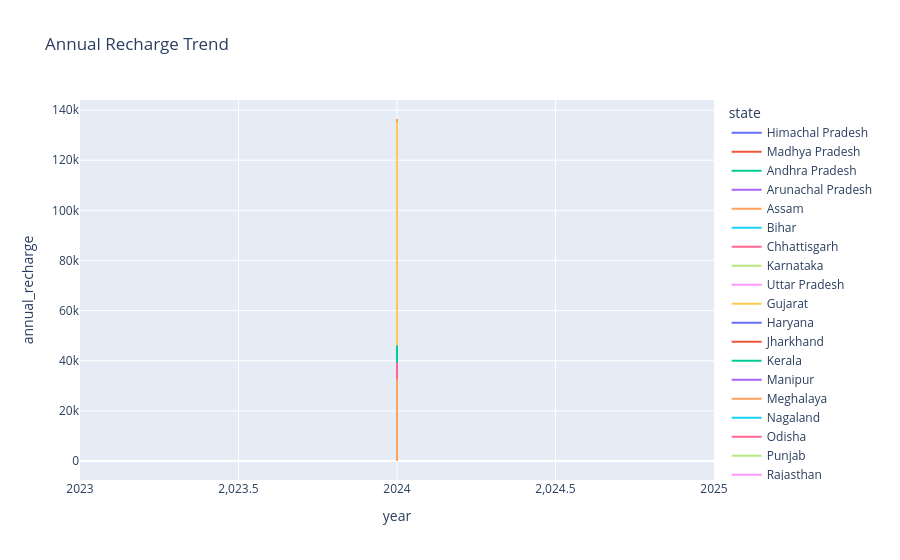

The notebook cell this image was saved under:
### Code cell
fig = px.line(df, x="year", y="annual_recharge", color="state",
            title="Annual Recharge Trend")
fig.show()

### Figure 1 — Plotly figure (JSON) as saved in the notebook; plotly's stock layout.template omitted (floating-point values rounded to 4 significant figures)
{"data": [{"hovertemplate": "state=Himachal Pradesh<br>year=%{x}<br>annual_recharge=%{y}<extra></extra>", "legendgroup": "Himachal Pradesh", "line": {"color": "#636efa", "dash": "solid"}, "marker": {"symbol": "circle"}, "mode": "lines", "name": "Himachal Pradesh", "orientation": "v", "showlegend": true, "type": "scatter", "x": [2024], "xaxis": "x", "y": [0.61], "yaxis": "y"}, {"hovertemplate": "state=Madhya Pradesh<br>year=%{x}<br>annual_recharge=%{y}<extra></extra>", "legendgroup": "Madhya Pradesh", "line": {"color": "#EF553B", "dash": "solid"}, "marker": {"symbol": "circle"}, "mode": "lines", "name": "Madhya Pradesh", "orientation": "v", "showlegend": true, "type": "scatter", "x": [2024, 2024, 2024, 2024], "xaxis": "x", "y": [27.0, 317.0, 33990.0, 317.0], "yaxis": "y"}, {"hovertemplate": "state=Andhra Pradesh<br>year=%{x}<br>annual_recharge=%{y}<extra></extra>", "legendgroup": "Andhra Pradesh", "line": {"color": "#00cc96", "dash": "solid"}, "marker": {"symbol": "circle"}, "mode": "lines", "name": "Andhra Pradesh", "orientation": "v", "showlegend": true, "type": "scatter", "x": [2024, 2024, 2024, 2024, 2024, 2024, 2024, 2024, 2024, 2024, 2024, 2024, 2024, 2024, 2024, 2024, 2024, 2024, 2024, 2024, 2024, 2024, 2024, 2024, 2024, 2024, 2024, 2024, 2024, 2024, 2024, 2024, 2024, 2024, 2024, 2024, 2024, 2024, 2024, 2024, 2024, 2024, 2024, 2024, 2024, 2024, 2024, 2024, 2024, 2024, 2024, 2024, 2024, 2024, 2024, 2024, 2024, 2024, 2024, 2024, 2024, 2024, 2024, 2024, 2024, 2024, 2024, 2024, 2024, 2024, 2024, 2024, 2024, 2024, 2024, 2024, 2024, 2024, 2024, 2024, 2024, 2024], "xaxis": "x", "y": [43960.0, 22440.0, 40990.0, 44600.0, 23320.0, 55200.0, 25370.0, 50680.0, 12410.0, 16660.0, 15930.0, 18160.0, 38340.0, 20780.0, 22650.0, 25660.0, 63970.0, 68350.0, 43080.0, 34590.0, 81370.0, 7995.0, 25000.0, 12010.0, 57100.0, 43960.0, 22440.0, 40990.0, 44600.0, 23320.0, 55200.0, 25370.0, 50680.0, 12410.0, 16660.0, 15930.0, 18160.0, 38340.0, 20780.0, 22650.0, 25660.0, 63970.0, 68350.0, 43080.0, 34590.0, 81370.0, 7995.0, 25000.0, 12010.0, 57100.0, 32.0, 28.0, 36.0, 32.0, 31.0, 19.0, 26.0, 38.0, 11.0, 30.0, 1159.0, 822.4, 859.0, 1019.0, 640.8, 964.0, 934.2, 1871.0, 1139.0, 119.9, 1019.0, 9953.0, 7636.0, 6517.0, 8808.0, 9465.0, 6005.0, 2546.0, 7522.0, 11380.0, 1002.0, 6661.0], "yaxis": "y"}, {"hovertemplate": "state=Arunachal Pradesh<br>year=%{x}<br>annual_recharge=%{y}<extra></extra>", "legendgroup": "Arunachal Pradesh", "line": {"color": "#ab63fa", "dash": "solid"}, "marker": {"symbol": "circle"}, "mode": "lines", "name": "Arunachal Pradesh", "orientation": "v", "showlegend": true, "type": "scatter", "x": [2024, 2024, 2024, 2024, 2024, 2024, 2024, 2024, 2024, 2024, 2024, 2024, 2024, 2024, 2024, 2024, 2024, 2024, 2024, 2024, 2024, 2024], "xaxis": "x", "y": [16680.0, 8568.0, 60260.0, 63800.0, 42860.0, 2263.0, 8264.0, 6079.0, 141.5, 2343.0, 4445.0, 16680.0, 8568.0, 60260.0, 63800.0, 42860.0, 2263.0, 8264.0, 6079.0, 141.5, 2343.0, 4445.0], "yaxis": "y"}, {"hovertemplate": "state=Assam<br>year=%{x}<br>annual_recharge=%{y}<extra></extra>", "legendgroup": "Assam", "line": {"color": "#FFA15A", "dash": "solid"}, "marker": {"symbol": "circle"}, "mode": "lines", "name": "Assam", "orientation": "v", "showlegend": true, "type": "scatter", "x": [2024, 2024, 2024, 2024, 2024, 2024, 2024, 2024, 2024, 2024, 2024, 2024, 2024, 2024, 2024, 2024, 2024, 2024, 2024, 2024, 2024, 2024, 2024, 2024, 2024, 2024, 2024, 2024, 2024, 2024, 2024, 2024, 2024, 2024, 2024, 2024, 2024, 2024, 2024, 2024, 2024, 2024, 2024, 2024, 2024, 2024, 2024, 2024, 2024, 2024, 2024, 2024, 2024, 2024], "xaxis": "x", "y": [108600.0, 59080.0, 37420.0, 64340.0, 83300.0, 41120.0, 105000.0, 82310.0, 108800.0, 43720.0, 57220.0, 77430.0, 19090.0, 80770.0, 62610.0, 13360.0, 105900.0, 40450.0, 136400.0, 86990.0, 35860.0, 99590.0, 23860.0, 78660.0, 131600.0, 111800.0, 49340.0, 108600.0, 59080.0, 37420.0, 64340.0, 83300.0, 41120.0, 105000.0, 82310.0, 108800.0, 43720.0, 57220.0, 77430.0, 19090.0, 80770.0, 62610.0, 13360.0, 105900.0, 40450.0, 136400.0, 86990.0, 35860.0, 99590.0, 23860.0, 78660.0, 131600.0, 111800.0, 49340.0], "yaxis": "y"}, {"hovertemplate": "state=Bihar<br>year=%{x}<br>annual_recharge=%{y}<extra></extra>", "legendgroup": "Bihar", "line": {"color": "#19d3f3", "dash": "solid"}, "marker": {"symbol": "circle"}, "mode": "lines", "name": "Bihar", "orientation": "v", "showlegend": true, "type": "scatter", "x": [2024, 2024, 2024, 2024, 2024, 2024, 2024, 2024, 2024, 2024, 2024, 2024, 2024, 2024, 2024, 2024, 2024, 2024, 2024, 2024, 2024, 2024, 2024, 2024, 2024, 2024, 2024, 2024, 2024, 2024, 2024, 2024, 2024, 2024, 2024, 2024, 2024, 2024, 2024, 2024, 2024, 2024, 2024, 2024, 2024, 2024, 2024, 2024, 2024, 2024, 2024, 2024, 2024, 2024, 2024, 2024, 2024, 2024, 2024, 2024, 2024, 2024, 2024, 2024, 2024, 2024, 2024, 2024, 2024, 2024, 2024, 2024, 2024, 2024, 2024, 2024, 2024, 2024, 2024, 2024, 2024, 2024, 2024, 2024, 2024, 2024, 2024, 2024, 2024, 2024, 2024, 2024, 2024, 2024, 2024, 2024, 2024, 2024, 2024], "xaxis": "x", "y": [76580.0, 10590.0, 49120.0, 43840.0, 44250.0, 58340.0, 48000.0, 30620.0, 55270.0, 90480.0, 92460.0, 46160.0, 34130.0, 17560.0, 49700.0, 82630.0, 39660.0, 53510.0, 21470.0, 38610.0, 77160.0, 26110.0, 74410.0, 45990.0, 46360.0, 75610.0, 68380.0, 42340.0, 67880.0, 12610.0, 11890.0, 50260.0, 45040.0, 50500.0, 76580.0, 10590.0, 49120.0, 43840.0, 44250.0, 58340.0, 48000.0, 30620.0, 55270.0, 90480.0, 92460.0, 46160.0, 34130.0, 17560.0, 49700.0, 82630.0, 39660.0, 53510.0, 21470.0, 38610.0, 77160.0, 26110.0, 74410.0, 45990.0, 46360.0, 75610.0, 68380.0, 42340.0, 67880.0, 12610.0, 11890.0, 50260.0, 45040.0, 50500.0, 74760.0, 74760.0, 19.0, 20.0, 6.0, 16.0, 9.0, 506.8, 625.7, 749.0, 789.7, 1195.0, 297.1, 1120.0, 580.0, 982.2, 1065.0, 804.3, 163.3, 730.9, 1126.0, 1891.0, 2457.0, 2980.0, 2275.0, 4910.0, 932.6, 3043.0, 2316.0, 3201.0, 9502.0], "yaxis": "y"}, {"hovertemplate": "state=Chhattisgarh<br>year=%{x}<br>annual_recharge=%{y}<extra></extra>", "legendgroup": "Chhattisgarh", "line": {"color": "#FF6692", "dash": "solid"}, "marker": {"symbol": "circle"}, "mode": "lines", "name": "Chhattisgarh", "orientation": "v", "showlegend": true, "type": "scatter", "x": [2024, 2024, 2024, 2024, 2024, 2024, 2024, 2024, 2024, 2024, 2024, 2024, 2024, 2024, 2024, 2024, 2024, 2024, 2024, 2024, 2024, 2024, 2024, 2024, 2024, 2024, 2024, 2024, 2024, 2024, 2024, 2024, 2024, 2024, 2024, 2024, 2024, 2024, 2024, 2024, 2024, 2024, 2024, 2024, 2024, 2024, 2024, 2024, 2024, 2024, 2024, 2024, 2024, 2024, 2024, 2024, 2024, 2024, 2024, 2024, 2024, 2024, 2024, 2024, 2024, 2024, 2024, 2024, 2024, 2024, 2024, 2024, 2024, 2024, 2024, 2024, 2024], "xaxis": "x", "y": [16830.0, 46090.0, 21990.0, 20990.0, 14510.0, 22770.0, 32690.0, 55430.0, 47010.0, 28570.0, 16830.0, 46090.0, 21990.0, 20990.0, 14510.0, 22770.0, 32690.0, 55430.0, 47010.0, 28570.0, 31650.0, 26930.0, 27870.0, 65830.0, 86600.0, 27970.0, 31650.0, 26930.0, 27870.0, 65830.0, 86600.0, 27970.0, 60830.0, 60830.0, 5.0, 4.0, 4.0, 3.0, 5.0, 4.0, 7.0, 5.0, 6.0, 4.0, 4.0, 4.0, 8.0, 11.0, 7.0, 358.7, 464.7, 616.6, 390.7, 337.7, 657.3, 658.3, 938.2, 414.5, 282.4, 369.9, 837.9, 1017.0, 376.3, 2615.0, 3176.0, 2487.0, 2320.0, 2631.0, 4240.0, 1490.0, 4597.0, 2516.0, 2942.0, 4622.0, 7904.0, 8848.0, 4746.0], "yaxis": "y"}, {"hovertemplate": "state=Karnataka<br>year=%{x}<br>annual_recharge=%{y}<extra></extra>", "legendgroup": "Karnataka", "line": {"color": "#B6E880", "dash": "solid"}, "marker": {"symbol": "circle"}, "mode": "lines", "name": "Karnataka", "orientation": "v", "showlegend": true, "type": "scatter", "x": [2024, 2024, 2024, 2024, 2024, 2024, 2024, 2024, 2024, 2024, 2024, 2024, 2024, 2024, 2024, 2024, 2024, 2024, 2024, 2024, 2024, 2024, 2024, 2024, 2024, 2024, 2024, 2024, 2024, 2024, 2024, 2024, 2024, 2024, 2024, 2024, 2024, 2024, 2024, 2024, 2024, 2024, 2024], "xaxis": "x", "y": [49860.0, 49860.0, 19610.0, 13980.0, 45540.0, 30730.0, 22000.0, 54470.0, 15010.0, 12350.0, 29840.0, 17340.0, 18980.0, 16710.0, 19110.0, 26040.0, 43390.0, 19610.0, 13980.0, 45540.0, 30730.0, 22000.0, 54470.0, 15010.0, 12350.0, 29840.0, 17340.0, 18980.0, 16710.0, 19110.0, 26040.0, 43390.0, 53350.0, 53350.0, 588.1, 1087.0, 337.6, 553.9, 298.8, 515.2, 586.5, 649.8, 713.5], "yaxis": "y"}, {"hovertemplate": "state=Uttar Pradesh<br>year=%{x}<br>annual_recharge=%{y}<extra></extra>", "legendgroup": "Uttar Pradesh", "line": {"color": "#FF97FF", "dash": "solid"}, "marker": {"symbol": "circle"}, "mode": "lines", "name": "Uttar Pradesh", "orientation": "v", "showlegend": true, "type": "scatter", "x": [2024, 2024, 2024, 2024, 2024, 2024, 2024, 2024, 2024, 2024, 2024, 2024, 2024, 2024, 2024, 2024, 2024, 2024, 2024, 2024, 2024, 2024, 2024, 2024, 2024, 2024, 2024, 2024, 2024, 2024, 2024, 2024, 2024, 2024, 2024, 2024, 2024, 2024, 2024, 2024, 2024, 2024, 2024, 2024, 2024, 2024, 2024, 2024, 2024, 2024, 2024, 2024, 2024, 2024, 2024, 2024, 2024, 2024, 2024, 2024, 2024, 2024, 2024, 2024, 2024, 2024, 2024, 2024, 2024, 2024, 2024, 2024, 2024, 2024, 2024, 2024, 2024, 2024, 2024, 2024, 2024, 2024, 2024, 2024, 2024, 2024, 2024, 2024, 2024, 2024, 2024, 2024, 2024, 2024, 2024, 2024, 2024, 2024, 2024, 2024, 2024, 2024, 2024, 2024, 2024, 2024, 2024, 2024, 2024, 2024, 2024, 2024, 2024, 2024, 2024, 2024, 2024, 2024, 2024, 2024, 2024, 2024, 2024], "xaxis": "x", "y": [20160.0, 20160.0, 55500.0, 55500.0, 15440.0, 15440.0, 37770.0, 47090.0, 52740.0, 40880.0, 27300.0, 50210.0, 77690.0, 82930.0, 54840.0, 49920.0, 77450.0, 72080.0, 64030.0, 43480.0, 30830.0, 31990.0, 15560.0, 58580.0, 77470.0, 72550.0, 22380.0, 64810.0, 68920.0, 32710.0, 24280.0, 42730.0, 26860.0, 31500.0, 16130.0, 37770.0, 47090.0, 52740.0, 40880.0, 27300.0, 50210.0, 77690.0, 82930.0, 54840.0, 49920.0, 77450.0, 72080.0, 64030.0, 43480.0, 30830.0, 31990.0, 15560.0, 58580.0, 77470.0, 72550.0, 22380.0, 64810.0, 68920.0, 32710.0, 24280.0, 42730.0, 26860.0, 31500.0, 16130.0, 41060.0, 35590.0, 26900.0, 40740.0, 71380.0, 64140.0, 47160.0, 85630.0, 38060.0, 88750.0, 22180.0, 96700.0, 15350.0, 49060.0, 65530.0, 28610.0, 4.0, 7.0, 352.0, 1139.0, 1372.0, 514.2, 570.6, 735.6, 400.5, 1192.0, 462.7, 654.3, 761.5, 1454.0, 811.1, 1142.0, 673.6, 912.9, 542.5, 466.3, 766.4, 1295.0, 665.9, 434.4, 956.5, 517.7, 742.9, 2597.0, 5814.0, 3689.0, 4405.0, 1884.0, 2954.0, 3237.0, 3007.0, 3991.0, 1780.0, 1838.0, 4238.0, 3609.0, 2330.0, 4120.0, 4619.0], "yaxis": "y"}, {"hovertemplate": "state=Gujarat<br>year=%{x}<br>annual_recharge=%{y}<extra></extra>", "legendgroup": "Gujarat", "line": {"color": "#FECB52", "dash": "solid"}, "marker": {"symbol": "circle"}, "mode": "lines", "name": "Gujarat", "orientation": "v", "showlegend": true, "type": "scatter", "x": [2024, 2024, 2024, 2024, 2024, 2024, 2024, 2024, 2024, 2024, 2024, 2024, 2024, 2024, 2024, 2024, 2024, 2024, 2024, 2024, 2024, 2024, 2024, 2024, 2024, 2024, 2024, 2024, 2024, 2024, 2024, 2024, 2024, 2024, 2024, 2024, 2024, 2024, 2024, 2024, 2024, 2024, 2024, 2024, 2024, 2024, 2024, 2024, 2024, 2024, 2024, 2024, 2024, 2024, 2024, 2024, 2024, 2024, 2024, 2024], "xaxis": "x", "y": [24720.0, 132100.0, 37200.0, 36700.0, 123300.0, 17690.0, 28190.0, 135200.0, 57340.0, 97850.0, 61890.0, 64530.0, 24720.0, 132100.0, 37200.0, 36700.0, 123300.0, 17690.0, 28190.0, 135200.0, 57340.0, 97850.0, 61890.0, 64530.0, 10.0, 11.0, 4.0, 4.0, 6.0, 6.0, 5.0, 12.0, 8.0, 10.0, 10.0, 9.0, 422.5, 1426.0, 415.5, 418.0, 1362.0, 306.0, 386.9, 1638.0, 761.6, 1345.0, 760.6, 1026.0, 7077.0, 7478.0, 2485.0, 4206.0, 6423.0, 2459.0, 2510.0, 7763.0, 4074.0, 4212.0, 9276.0, 4064.0], "yaxis": "y"}, {"hovertemplate": "state=Haryana<br>year=%{x}<br>annual_recharge=%{y}<extra></extra>", "legendgroup": "Haryana", "line": {"color": "#636efa", "dash": "solid"}, "marker": {"symbol": "circle"}, "mode": "lines", "name": "Haryana", "orientation": "v", "showlegend": true, "type": "scatter", "x": [2024, 2024, 2024, 2024, 2024, 2024, 2024, 2024, 2024, 2024, 2024, 2024, 2024, 2024, 2024, 2024, 2024, 2024, 2024, 2024, 2024, 2024, 2024, 2024, 2024, 2024, 2024, 2024, 2024, 2024, 2024, 2024, 2024, 2024, 2024, 2024, 2024, 2024, 2024, 2024, 2024, 2024], "xaxis": "x", "y": [23440.0, 16340.0, 5804.0, 11980.0, 9806.0, 22240.0, 13550.0, 19300.0, 16570.0, 29060.0, 16240.0, 8218.0, 9815.0, 10580.0, 11120.0, 10100.0, 10790.0, 19800.0, 24000.0, 23440.0, 16340.0, 5804.0, 11980.0, 9806.0, 22240.0, 13550.0, 19300.0, 16570.0, 29060.0, 16240.0, 8218.0, 9815.0, 10580.0, 11120.0, 10100.0, 10790.0, 19800.0, 24000.0, 782.7, 392.4, 2751.0, 1358.0], "yaxis": "y"}, {"hovertemplate": "state=Jharkhand<br>year=%{x}<br>annual_recharge=%{y}<extra></extra>", "legendgroup": "Jharkhand", "line": {"color": "#EF553B", "dash": "solid"}, "marker": {"symbol": "circle"}, "mode": "lines", "name": "Jharkhand", "orientation": "v", "showlegend": true, "type": "scatter", "x": [2024, 2024, 2024, 2024, 2024, 2024, 2024, 2024, 2024, 2024, 2024, 2024, 2024, 2024, 2024, 2024, 2024, 2024, 2024, 2024, 2024, 2024, 2024, 2024, 2024, 2024, 2024, 2024, 2024, 2024, 2024, 2024, 2024, 2024, 2024, 2024, 2024, 2024, 2024, 2024, 2024], "xaxis": "x", "y": [16450.0, 21380.0, 12960.0, 19100.0, 20690.0, 35470.0, 18440.0, 30170.0, 6030.0, 11240.0, 5282.0, 18770.0, 17370.0, 21810.0, 31360.0, 24730.0, 23330.0, 42140.0, 16450.0, 21380.0, 12960.0, 19100.0, 20690.0, 35470.0, 18440.0, 30170.0, 6030.0, 11240.0, 5282.0, 18770.0, 17370.0, 21810.0, 31360.0, 24730.0, 23330.0, 42140.0, 400.3, 160.9, 258.6, 62.09, 369.3], "yaxis": "y"}, {"hovertemplate": "state=Kerala<br>year=%{x}<br>annual_recharge=%{y}<extra></extra>", "legendgroup": "Kerala", "line": {"color": "#00cc96", "dash": "solid"}, "marker": {"symbol": "circle"}, "mode": "lines", "name": "Kerala", "orientation": "v", "showlegend": true, "type": "scatter", "x": [2024, 2024, 2024, 2024, 2024, 2024, 2024, 2024, 2024, 2024, 2024, 2024, 2024, 2024, 2024, 2024, 2024, 2024, 2024, 2024, 2024, 2024, 2024, 2024, 2024, 2024, 2024, 2024, 2024, 2024, 2024, 2024, 2024, 2024, 2024, 2024, 2024, 2024], "xaxis": "x", "y": [28420.0, 38010.0, 18310.0, 38950.0, 26850.0, 30720.0, 39430.0, 32000.0, 18200.0, 19670.0, 46070.0, 22650.0, 28420.0, 38010.0, 18310.0, 38950.0, 26850.0, 30720.0, 39430.0, 32000.0, 18200.0, 19670.0, 46070.0, 22650.0, 191.4, 267.7, 578.4, 406.1, 475.6, 338.1, 584.2, 1089.0, 1943.0, 2367.0, 2324.0, 2542.0, 2112.0, 2982.0], "yaxis": "y"}, {"hovertemplate": "state=Manipur<br>year=%{x}<br>annual_recharge=%{y}<extra></extra>", "legendgroup": "Manipur", "line": {"color": "#ab63fa", "dash": "solid"}, "marker": {"symbol": "circle"}, "mode": "lines", "name": "Manipur", "orientation": "v", "showlegend": true, "type": "scatter", "x": [2024], "xaxis": "x", "y": [9573.0], "yaxis": "y"}, {"hovertemplate": "state=Meghalaya<br>year=%{x}<br>annual_recharge=%{y}<extra></extra>", "legendgroup": "Meghalaya", "line": {"color": "#FFA15A", "dash": "solid"}, "marker": {"symbol": "circle"}, "mode": "lines", "name": "Meghalaya", "orientation": "v", "showlegend": true, "type": "scatter", "x": [2024, 2024], "xaxis": "x", "y": [6386.0, 6386.0], "yaxis": "y"}, {"hovertemplate": "state=Nagaland<br>year=%{x}<br>annual_recharge=%{y}<extra></extra>", "legendgroup": "Nagaland", "line": {"color": "#19d3f3", "dash": "solid"}, "marker": {"symbol": "circle"}, "mode": "lines", "name": "Nagaland", "orientation": "v", "showlegend": true, "type": "scatter", "x": [2024, 2024], "xaxis": "x", "y": [19260.0, 19260.0], "yaxis": "y"}, {"hovertemplate": "state=Odisha<br>year=%{x}<br>annual_recharge=%{y}<extra></extra>", "legendgroup": "Odisha", "line": {"color": "#FF6692", "dash": "solid"}, "marker": {"symbol": "circle"}, "mode": "lines", "name": "Odisha", "orientation": "v", "showlegend": true, "type": "scatter", "x": [2024, 2024, 2024, 2024, 2024], "xaxis": "x", "y": [39310.0, 39310.0, 8.0, 547.1, 5086.0], "yaxis": "y"}, {"hovertemplate": "state=Punjab<br>year=%{x}<br>annual_recharge=%{y}<extra></extra>", "legendgroup": "Punjab", "line": {"color": "#B6E880", "dash": "solid"}, "marker": {"symbol": "circle"}, "mode": "lines", "name": "Punjab", "orientation": "v", "showlegend": true, "type": "scatter", "x": [2024, 2024], "xaxis": "x", "y": [29520.0, 29520.0], "yaxis": "y"}, {"hovertemplate": "state=Rajasthan<br>year=%{x}<br>annual_recharge=%{y}<extra></extra>", "legendgroup": "Rajasthan", "line": {"color": "#FF97FF", "dash": "solid"}, "marker": {"symbol": "circle"}, "mode": "lines", "name": "Rajasthan", "orientation": "v", "showlegend": true, "type": "scatter", "x": [2024, 2024], "xaxis": "x", "y": [28700.0, 28700.0], "yaxis": "y"}, {"hovertemplate": "state=Tamil Nadu<br>year=%{x}<br>annual_recharge=%{y}<extra></extra>", "legendgroup": "Tamil Nadu", "line": {"color": "#FECB52", "dash": "solid"}, "marker": {"symbol": "circle"}, "mode": "lines", "name": "Tamil Nadu", "orientation": "v", "showlegend": true, "type": "scatter", "x": [2024, 2024, 2024, 2024], "xaxis": "x", "y": [17210.0, 17210.0, 343.4, 1927.0], "yaxis": "y"}, {"hovertemplate": "state=Telangana<br>year=%{x}<br>annual_recharge=%{y}<extra></extra>", "legendgroup": "Telangana", "line": {"color": "#636efa", "dash": "solid"}, "marker": {"symbol": "circle"}, "mode": "lines", "name": "Telangana", "orientation": "v", "showlegend": true, "type": "scatter", "x": [2024, 2024], "xaxis": "x", "y": [26520.0, 26520.0], "yaxis": "y"}, {"hovertemplate": "state=Tripura<br>year=%{x}<br>annual_recharge=%{y}<extra></extra>", "legendgroup": "Tripura", "line": {"color": "#EF553B", "dash": "solid"}, "marker": {"symbol": "circle"}, "mode": "lines", "name": "Tripura", "orientation": "v", "showlegend": true, "type": "scatter", "x": [2024, 2024], "xaxis": "x", "y": [17700.0, 17700.0], "yaxis": "y"}, {"hovertemplate": "state=Uttarakhand<br>year=%{x}<br>annual_recharge=%{y}<extra></extra>", "legendgroup": "Uttarakhand", "line": {"color": "#00cc96", "dash": "solid"}, "marker": {"symbol": "circle"}, "mode": "lines", "name": "Uttarakhand", "orientation": "v", "showlegend": true, "type": "scatter", "x": [2024, 2024], "xaxis": "x", "y": [50920.0, 50920.0], "yaxis": "y"}, {"hovertemplate": "state=West Bengal<br>year=%{x}<br>annual_recharge=%{y}<extra></extra>", "legendgroup": "West Bengal", "line": {"color": "#ab63fa", "dash": "solid"}, "marker": {"symbol": "circle"}, "mode": "lines", "name": "West Bengal", "orientation": "v", "showlegend": true, "type": "scatter", "x": [2024, 2024], "xaxis": "x", "y": [102800.0, 102800.0], "yaxis": "y"}, {"hovertemplate": "state=Jammu And Kashmir<br>year=%{x}<br>annual_recharge=%{y}<extra></extra>", "legendgroup": "Jammu And Kashmir", "line": {"color": "#FFA15A", "dash": "solid"}, "marker": {"symbol": "circle"}, "mode": "lines", "name": "Jammu And Kashmir", "orientation": "v", "showlegend": true, "type": "scatter", "x": [2024, 2024, 2024, 2024, 2024, 2024, 2024, 2024, 2024, 2024, 2024, 2024, 2024, 2024, 2024, 2024, 2024, 2024, 2024, 2024, 2024, 2024, 2024, 2024, 2024, 2024, 2024, 2024, 2024, 2024, 2024, 2024, 2024, 2024, 2024, 2024, 2024, 2024, 2024, 2024], "xaxis": "x", "y": [2860.0, 1085.0, 2685.0, 830.1, 64.93, 119.0, 32570.0, 16780.0, 224.7, 1174.0, 629.9, 291.2, 1087.0, 19610.0, 55.74, 8051.0, 15930.0, 1323.0, 2539.0, 11470.0, 2860.0, 1085.0, 2685.0, 830.1, 64.93, 119.0, 32570.0, 16780.0, 224.7, 1174.0, 629.9, 291.2, 1087.0, 19610.0, 55.74, 8051.0, 15930.0, 1323.0, 2539.0, 11470.0], "yaxis": "y"}, {"hovertemplate": "state=Ladakh<br>year=%{x}<br>annual_recharge=%{y}<extra></extra>", "legendgroup": "Ladakh", "line": {"color": "#19d3f3", "dash": "solid"}, "marker": {"symbol": "circle"}, "mode": "lines", "name": "Ladakh", "orientation": "v", "showlegend": true, "type": "scatter", "x": [2024, 2024, 2024], "xaxis": "x", "y": [18.0, 60.68, 18.0], "yaxis": "y"}, {"hovertemplate": "state=Lakshadweep<br>year=%{x}<br>annual_recharge=%{y}<extra></extra>", "legendgroup": "Lakshadweep", "line": {"color": "#FF6692", "dash": "solid"}, "marker": {"symbol": "circle"}, "mode": "lines", "name": "Lakshadweep", "orientation": "v", "showlegend": true, "type": "scatter", "x": [2024, 2024, 2024], "xaxis": "x", "y": [5.0, 5.7, 5.7], "yaxis": "y"}], "layout": {"legend": {"title": {"text": "state"}, "tracegroupgap": 0}, "title": {"text": "Annual Recharge Trend"}, "xaxis": {"anchor": "y", "domain": [0, 1], "title": {"text": "year"}}, "yaxis": {"anchor": "x", "domain": [0, 1], "title": {"text": "annual_recharge"}}}}
